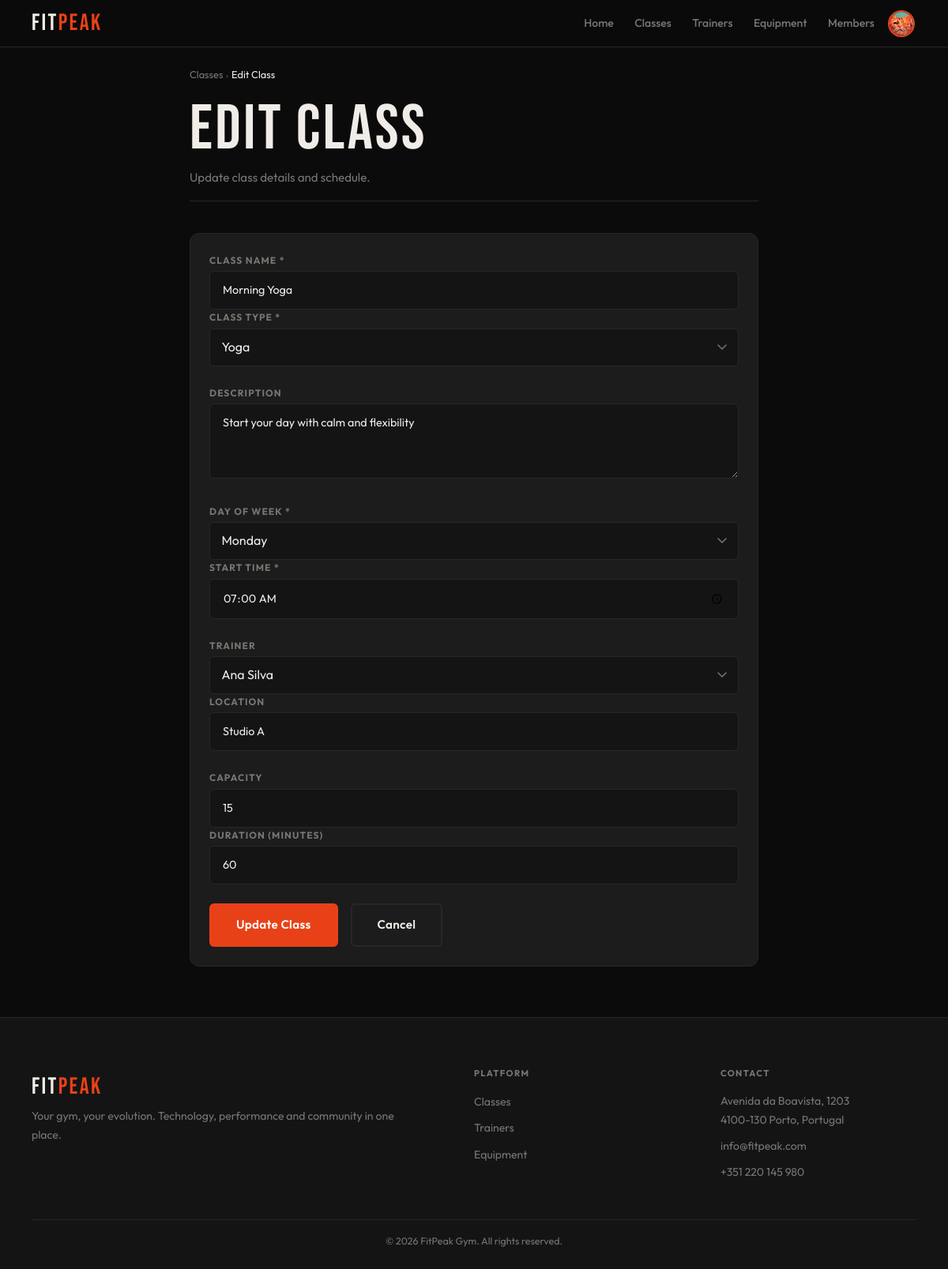
/admin/edit_class.php?id=1 (signed in), run on an earlier commit of the app's database.
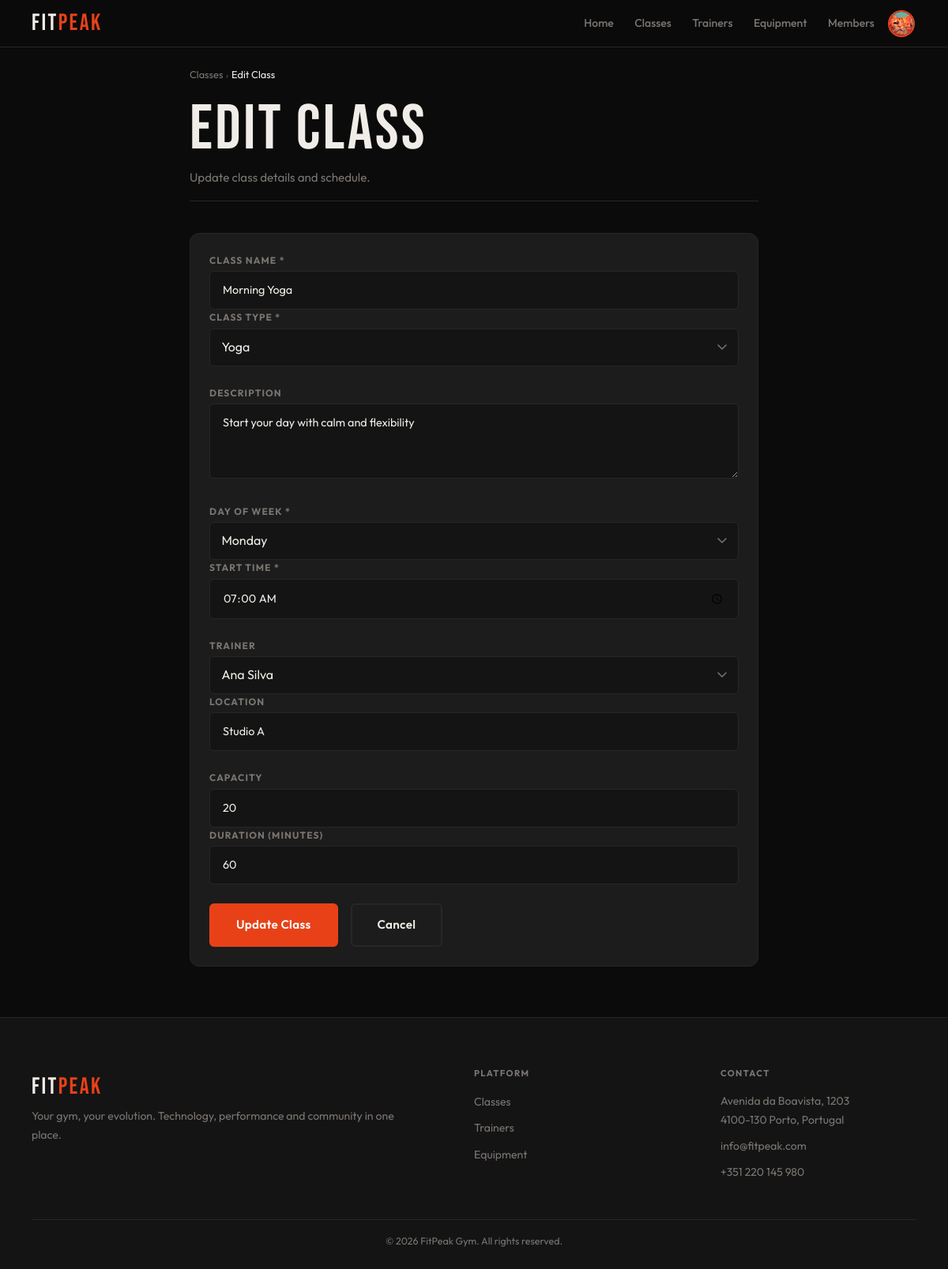
And on a later commit of the database.
### tables this page shows
CREATE TABLE class_schedules (
    id INTEGER PRIMARY KEY AUTOINCREMENT,
    class_id INTEGER NOT NULL,
    trainer_id INTEGER,
    day_of_week TEXT NOT NULL,   -- Monday, Tuesday, etc.
    start_time TEXT NOT NULL,
    location TEXT NOT NULL DEFAULT 'Studio A',
    capacity INTEGER NOT NULL DEFAULT 20,
    duration_min INTEGER NOT NULL DEFAULT 60,
    FOREIGN KEY(class_id) REFERENCES classes(id) ON DELETE CASCADE,
    FOREIGN KEY(trainer_id) REFERENCES users(id) ON DELETE SET NULL
);

CREATE TABLE classes (
    id INTEGER PRIMARY KEY AUTOINCREMENT,
    name TEXT NOT NULL,
    description TEXT,
    class_type_id INTEGER NOT NULL,
    active INTEGER NOT NULL DEFAULT 1,
    FOREIGN KEY(class_type_id) REFERENCES class_types(id)
);

CREATE TABLE users (
    id INTEGER PRIMARY KEY AUTOINCREMENT,
    name TEXT NOT NULL,
    username TEXT UNIQUE NOT NULL,
    email TEXT UNIQUE NOT NULL,
    password TEXT NOT NULL,
    role TEXT NOT NULL DEFAULT 'member' CHECK(role IN ('member','trainer','admin')),
    photo TEXT DEFAULT NULL,
    active INTEGER NOT NULL DEFAULT 1,
    created_at DATETIME DEFAULT CURRENT_TIMESTAMP
, is_admin INTEGER NOT NULL DEFAULT 0);

### db/classes.php (called while the page is built, shortened)
<?php
function getActiveTrainersForClasses($pdo) {
    $stmt = $pdo->query("SELECT id, name FROM users WHERE role = 'trainer' AND active = 1 ORDER BY name");
    return $stmt->fetchAll(PDO::FETCH_ASSOC);
}
function getClassScheduleById($pdo, $scheduleId) {
    $sql = "SELECT cs.*, c.name AS class_name, c.description AS class_description, c.class_type_id FROM class_schedules cs JOIN classes c ON cs.class_id = c.id WHERE cs.id = ?";
    $stmt = $pdo->prepare($sql);
    $stmt->execute([$scheduleId]);
    return $stmt->fetch(PDO::FETCH_ASSOC);
}

### template/classes.php (the view, shortened to what the changed rows need)
    <?php
function output_class_form($classTypes, $trainers, $days, $data = [], $errors = [], $success = '', $isEdit = false) {
    $className = htmlspecialchars($data['class_name'] ?? '');
    $classDescription = htmlspecialchars($data['class_description'] ?? '');
    $trainerId = $data['trainer_id'] ?? '';
    $dayOfWeek = $data['day_of_week'] ?? '';
    $startTime = htmlspecialchars($data['start_time'] ?? '');
    $location = htmlspecialchars($data['location'] ?? 'Studio A');
    $capacity = (int)($data['capacity'] ?? 20);
    $duration = (int)($data['duration_min'] ?? 60);
    ?>
    <div class="container form-container-large">
        <header class="page-header">
            <div class="page-header-row">
                <h1><?= $isEdit ? 'Edit Class' : 'Create New Class' ?></h1>
            </div>
        </header>
        <form method="post" class="auth-form card form-card">
            <div class="form-row form-spaced">
                <div class="form-group">
                    <label class="form-label">Class Name *</label>
                    <input type="text" name="class_name" class="form-control" required value="<?= $className ?>">
                </div>
            </div>
            <div class="form-group form-spaced">
                <label class="form-label">Description</label>
                <textarea name="class_description" class="form-control" rows="3"><?= $classDescription ?></textarea>
            </div>
            <div class="form-row form-spaced">
                <div class="form-group">
                    <label class="form-label">Day of Week *</label>
                    <select name="day_of_week" class="form-select" required>
                        <?php foreach ($days as $day): ?>
                            <option value="<?= $day ?>" <?= $dayOfWeek === $day ? 'selected' : '' ?>><?= $day ?></option>
                        <?php endforeach; ?>
                    </select>
                </div>
                <div class="form-group">
                    <label class="form-label">Start Time *</label>
                    <input type="time" name="start_time" class="form-control" required value="<?= $startTime ?>">
                </div>
            </div>
            <div class="form-row form-spaced">
                <div class="form-group">
                    <label class="form-label">Trainer</label>
                    <select name="trainer_id" class="form-select">
                        <?php foreach ($trainers as $trainer): ?>
                            <option value="<?= (int)$trainer['id'] ?>" <?= (string)$trainerId === (string)$trainer['id'] ? 'selected' : '' ?>>
                                <?= htmlspecialchars($trainer['name']) ?>
                            </option>
                        <?php endforeach; ?>
                    </select>
                </div>
                <div class="form-group">
                    <label class="form-label">Location</label>
                    <input type="text" name="location" class="form-control" value="<?= $location ?>">
                </div>
            </div>
            <div class="form-row form-spaced">
                <div class="form-group">
                    <label class="form-label">Capacity</label>
                    <input type="number" name="capacity" class="form-control" min="1" value="<?= $capacity ?>">
                </div>
                <div class="form-group">
                    <label class="form-label">Duration (minutes)</label>
                    <input type="number" name="duration_min" class="form-control" min="15" step="15" value="<?= $duration ?>">
                </div>
            </div>
        </form>
    </div>
    <?php
}

What changed in the data, as far as the page shows it:
changed class_schedules "Monday": capacity "15" → "20"
